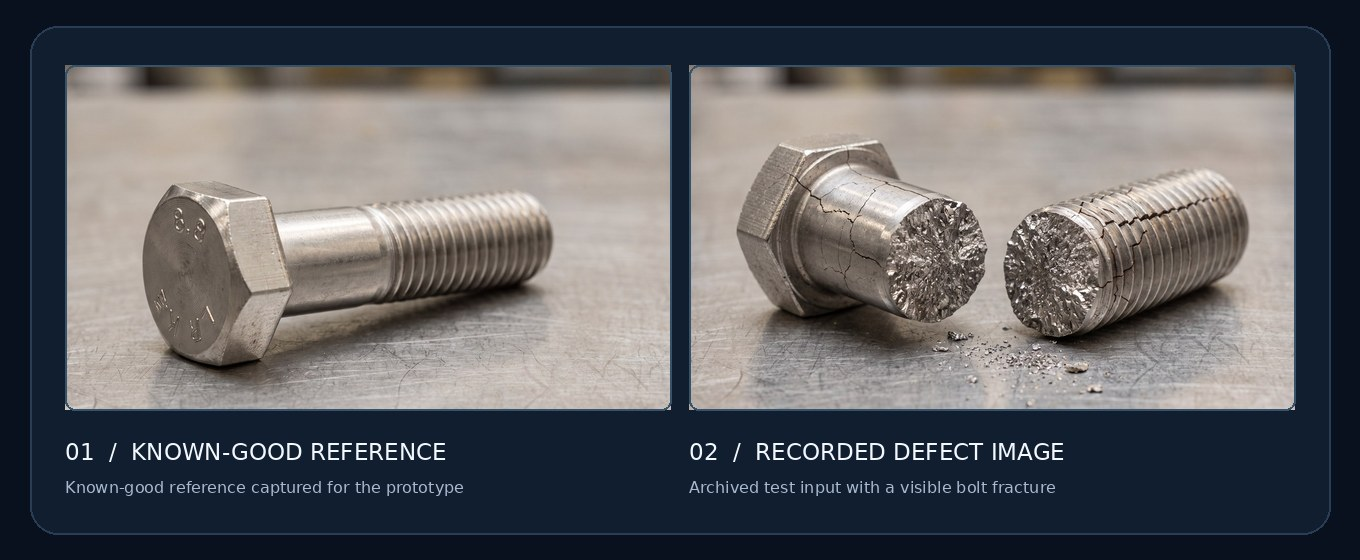
#> input picture assets/branding/sample-comparison.jpg, 1360 x 560 px; its folder holds only this picture in this run
$ python -i vision_localizer.py   (imports and definitions only)
#> lines starting #> are read from the running program, lines starting #| are printed output that depends on the picture; after the words box and inside, x2 and y2 are one past the last pixel; in counts of white or black regions, pixels touching at a corner belong together
#> further down, picture is the input picture: shape (560, 1360, 3); mean B, G, R 97.4, 93.9, 93.3
"""ROI localization extracted from the original VLMtest.py UI.

This keeps perception (YOLO/contour crop) separate from the decision pipeline.
"""
from __future__ import annotations

from pathlib import Path
import cv2
import numpy as np

try:
    from ultralytics import YOLO
except ImportError:  # allows contour-only operation
    YOLO = None

_YOLO_MODEL = None


# [7 lines left out: function _get_yolo_model, not called in this run]


def get_foreground_bounding_box(img):
    gray = cv2.cvtColor(img, cv2.COLOR_BGR2GRAY)
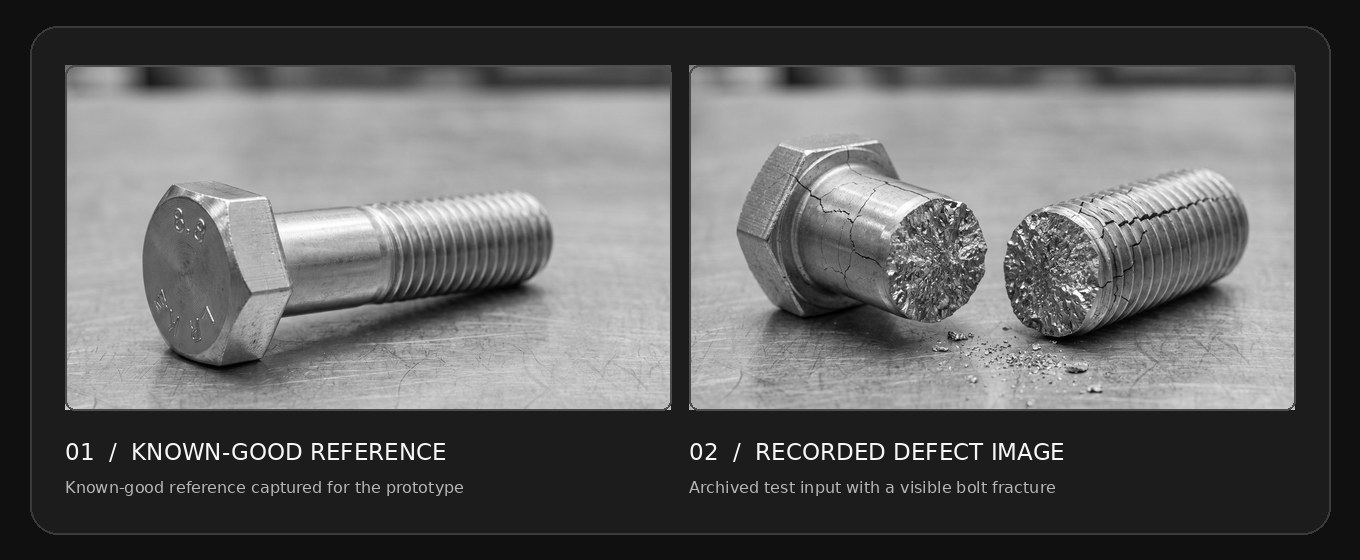
#> gray: shape (560, 1360); min 0, max 255, mean 94.1
    blurred = cv2.GaussianBlur(gray, (5, 5), 0)
    _, thresh = cv2.threshold(
        blurred, 0, 255, cv2.THRESH_BINARY_INV + cv2.THRESH_OTSU
    )
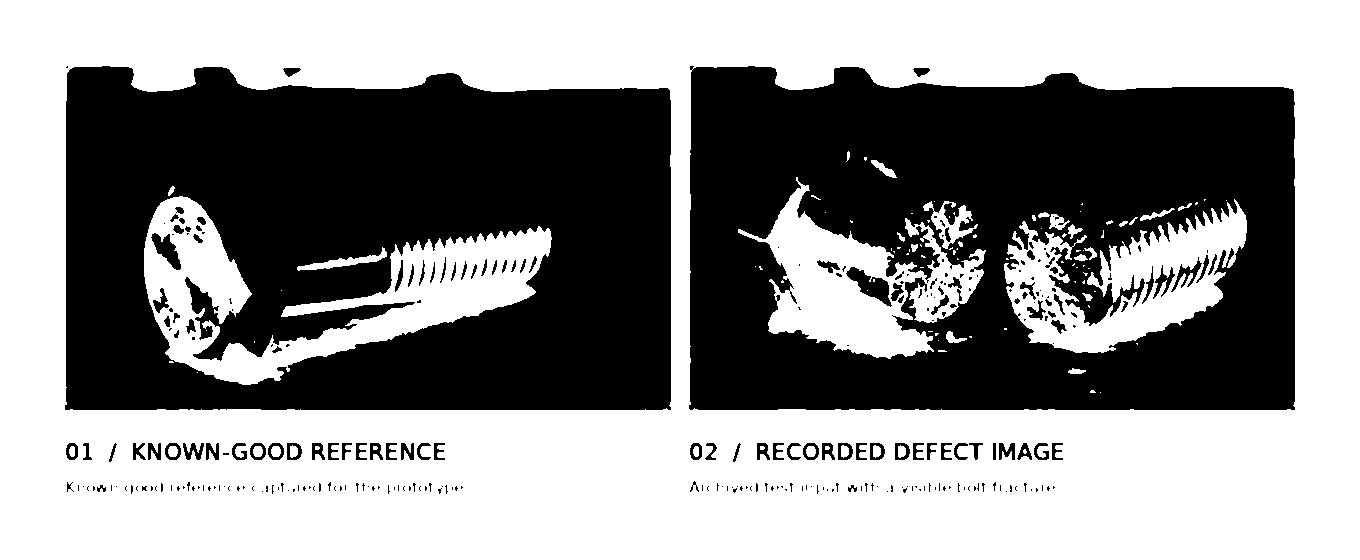
#> thresh: shape (560, 1360); 55.7% white; 299 black regions (190 under 20 px), largest, box (x1, y1, x2, y2) and area: (65, 66, 671, 410) 167911, (689, 66, 1295, 410) 157960, (846, 267, 892, 307) 770
    contours, _ = cv2.findContours(
        thresh, cv2.RETR_EXTERNAL, cv2.CHAIN_APPROX_SIMPLE
    )
#> contours = [[[0, 0], [0, 559], [1359, 559], [1359, 0]]]
    h, w = img.shape[:2]
#> h = 560; w = 1360
    valid = [cnt for cnt in contours if cv2.contourArea(cnt) > 200]
#> valid = [[[0, 0], [0, 559], [1359, 559], [1359, 0]]]
    if valid:
        all_points = np.vstack(valid)
#> all_points = [[0, 0], [0, 559], [1359, 559], [1359, 0]]
        x, y, bw, bh = cv2.boundingRect(all_points)
#> x = 0; y = 0; bw = 1360; bh = 560
        return x, y, x + bw, y + bh, 0.95
    return int(w * 0.05), int(h * 0.05), int(w * 0.95), int(h * 0.95), 0.50


# [50 lines left out: function localize_and_crop_object, not called in this run]

>>> import cv2
>>> picture = cv2.imread('../../assets/branding/sample-comparison.jpg')
>>> result = get_foreground_bounding_box(picture)
#> result = (0, 0, 1360, 560, 0.95)
